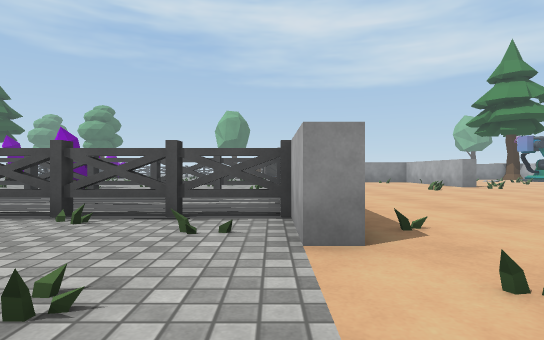
[1] (above)

24 first-person views from a walk through a Unity game level. The camera is 0.62 m above the floor, looks level and sees 80° across. The floor is counted in squares, 1 m on a side. Each view is taken from the middle of a square. On the plan, view 1 faces up. The plan holds only what a view shows up to about 10 squares ahead; the rest is blank. The place goes on beyond the plan. The player is left out. Some surface patterns are stand-ins.

[2]
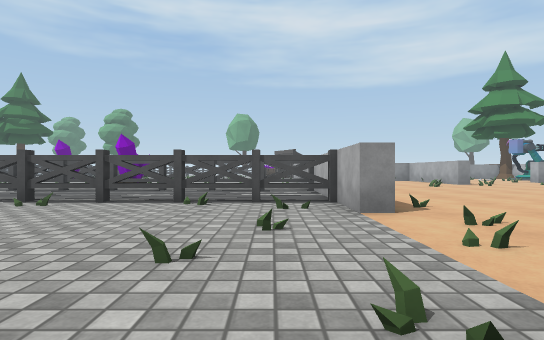

[3]
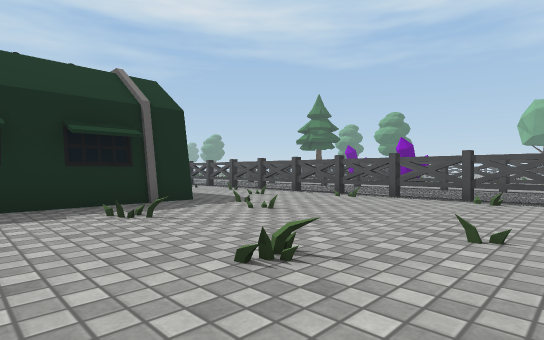

[4]
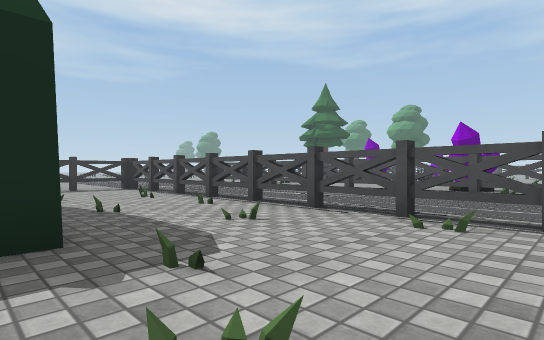

[5]
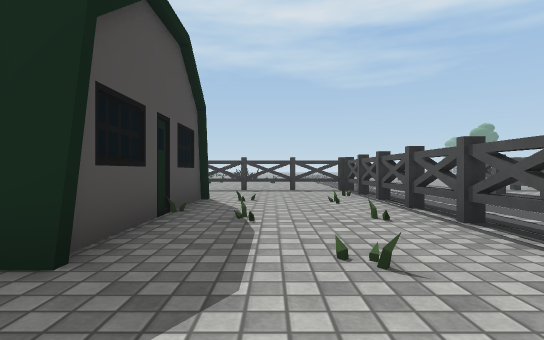

[6]
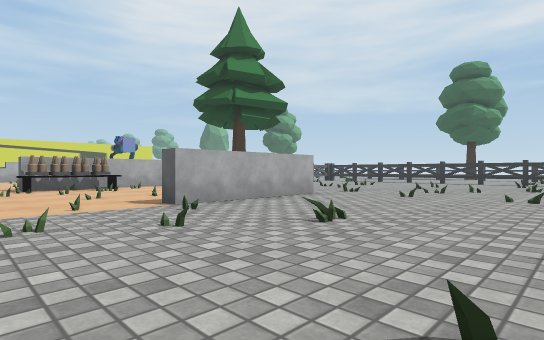

[7]
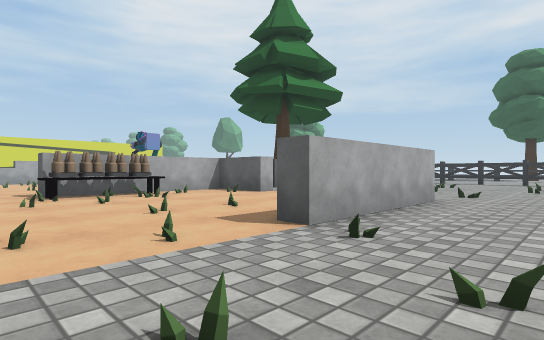

[8]
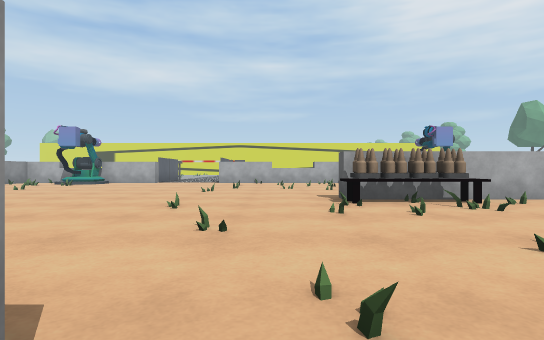

[9]
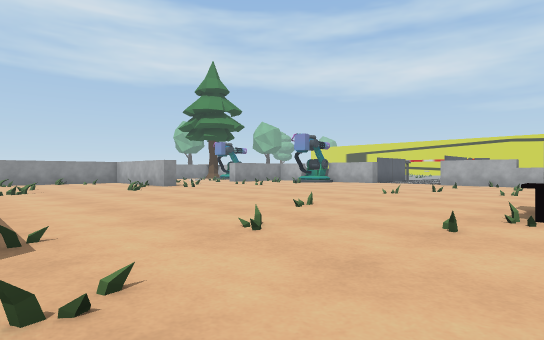

[10]
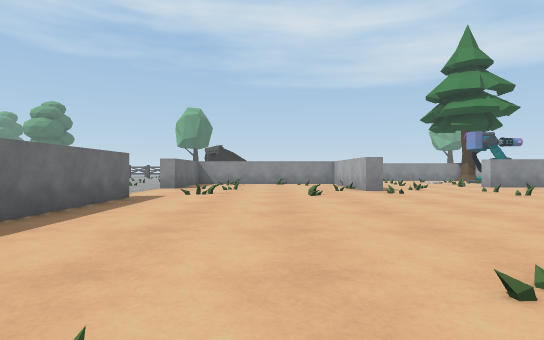

[11]
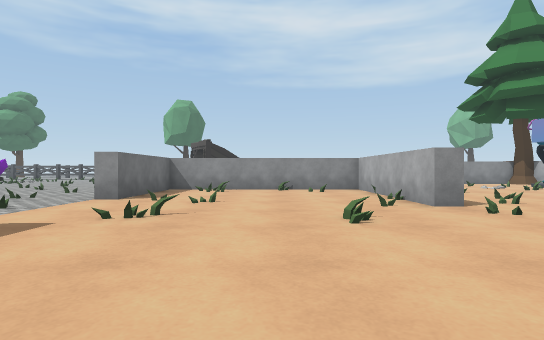

[12]
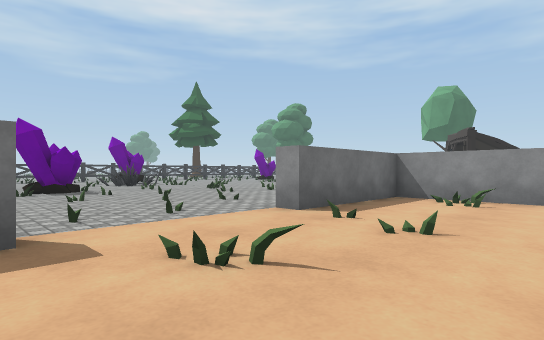

[13]
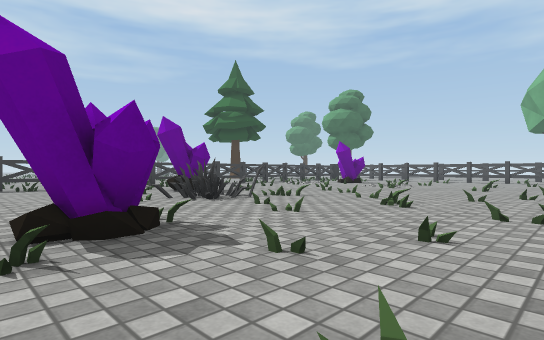

[14]
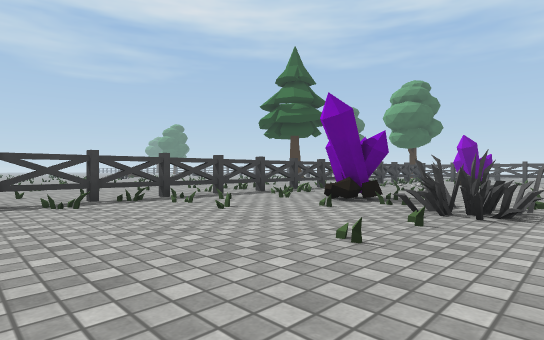

[15]
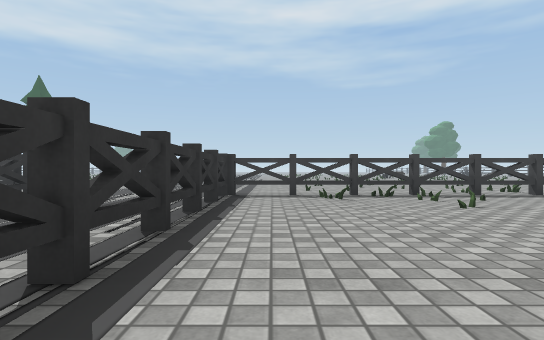

[16]
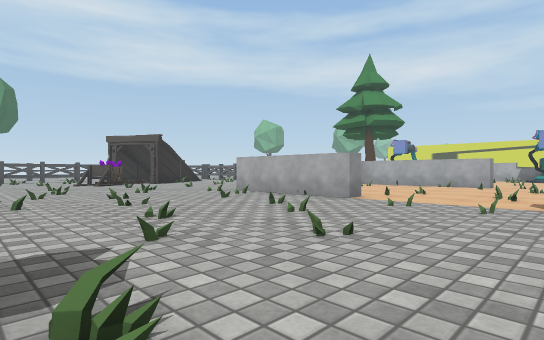

[17]
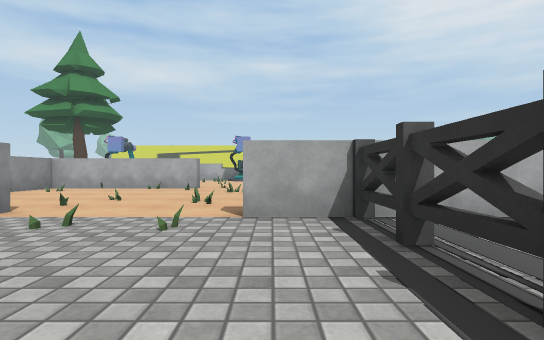

[18]
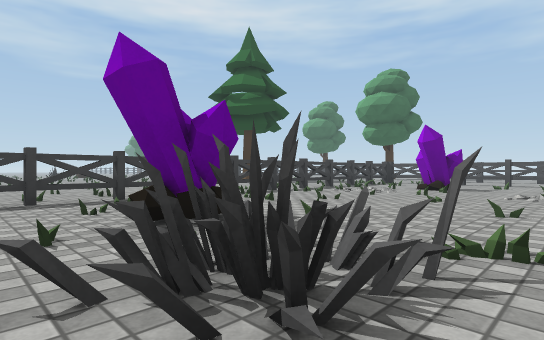

[19]
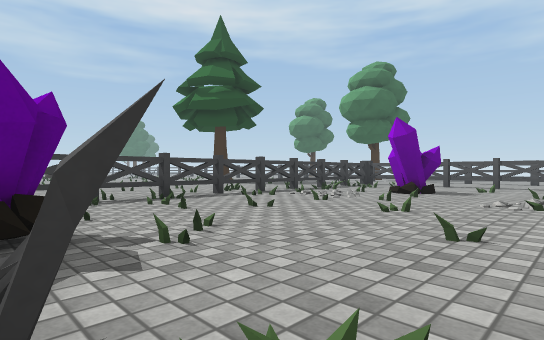

[20]
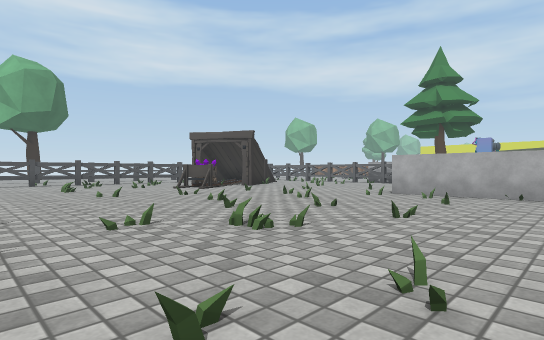

[21]
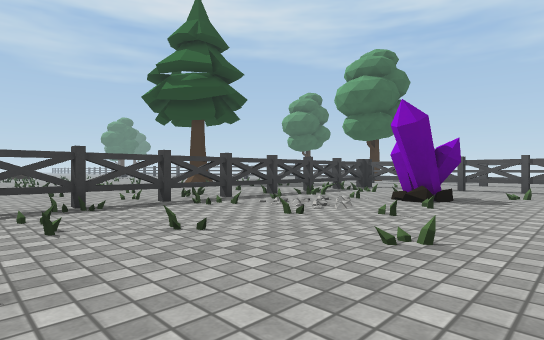

[22]
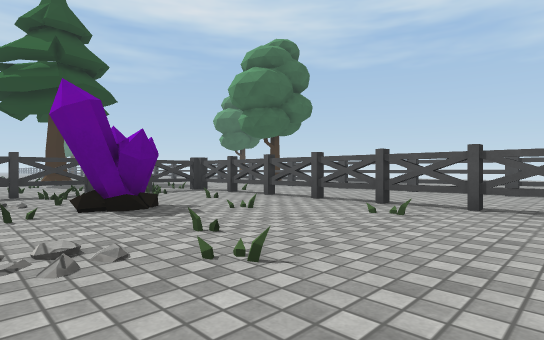

[23]
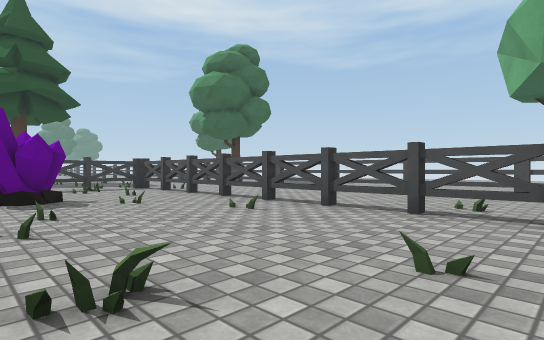

[24]
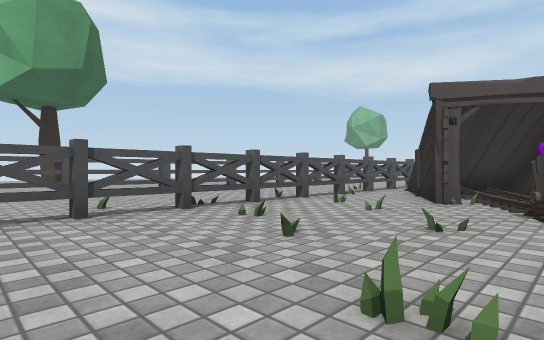

### Floor plan
Key: @ floor where view 1 was taken; # wall or solid block; . main floor; : floor 0.05 m higher than the main floor; + floor 0.1 m higher than the main floor; / step, stairs or slope; = window, fence, low wall or low ledge; F fence; T table; O other object.
Columns run from 17 left of view 1 to 12 right of it. Each row starts with its distance up from view 1.
 28   FFFFFFFFFFFFFFFFFFF
 27   F................O:
 26   F/.=.=.....=...OO
 25 = F..O......=..=OO+
 24 =.F=.OO.==.==.=.O=
 23  .F==.O........O
 22  =F=:..........
 21  .F=..=.. ..=...
 20  .F....=.....=...
 19  .F..=.........=..
 18  .F.=...=. ..=.=..
 17 =.F...=....==....#
 16 ==F==.O..=.==....########   .=
 15  .F=#OO.....==.=.##.=..=#  ...
 14  .F#=.....==.....##.....# ..
 13  .F=....O....=.=.##.....#.=.
 12  .F=...........=....=..=#.=..=
 11 =.F.......OO..=..=..=......=..
 10 =.F=.......#=....=.=..=....=.
  9  .F..............##.........
  8  .FFFFFFFFFFFFFFFF#.........
  7     .............##.........
  6   ...............##.........
  5   ...............# .........
  4   FFFFFFFFFFFFFFF# ....=...=.
  3   F...=.=.=.....=##...........
  2   F...............=...........
  1   F..O..O.O/=...=.=...=T....=.
  0   F. O####O....=.@..=.=T#..
 -1           O.=.==.##...=T#
 -2           #......# ....T#
 -3            ......#  ...=#
 -4              ....##  .###
 -5              .. ..#   #
 -6              =...=.
 -7              ..=...
 -8              ..=..=
 -9              =..=..
-10              .. =.

Positions as (right, up) in squares from view 1, and headings:
1: (0, 0), facing up
2: (-1, -2), facing up
3: (-1, -3), facing up-left
4: (-4, 0), facing up-left
5: (-5, 2), facing left
6: (-5, 2), facing down-right
7: (-2, 2), facing down-right
8: (0, 2), facing right
9: (1, 0), facing up-right
10: (4, 2), facing up
11: (4, 6), facing up
12: (4, 9), facing up-left
13: (-3, 10), facing up-left
14: (-8, 9), facing up-left
15: (-7, 9), facing left
16: (-6, 9), facing up-right
17: (-4, 9), facing right
18: (-8, 13), facing up-left
19: (-8, 15), facing up-left
20: (-8, 13), facing up-right
21: (-9, 17), facing up-left
22: (-6, 22), facing up-left
23: (-4, 23), facing up-left
24: (-7, 23), facing up-right
